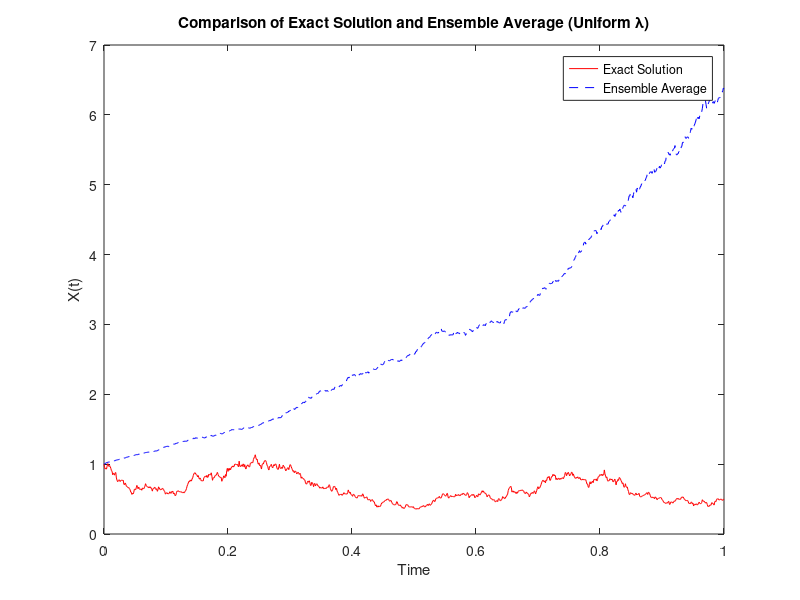

This figure's MATLAB source:
% Parameters
X0 = 1;
T = 1;
N = 1000;
dt = T/N;
num_simulations = 100;
lambda_range = [1.8, 2.1];
mu = 1;

% Time vector
t = linspace(0, T, N+1);

% Exact solution
lambda_exact = 2;
W = [0 cumsum(sqrt(dt)*randn(1, N))]; % Brownian motion
X_exact = X0 * exp((lambda_exact - mu^2 / 2) * t + mu * W);

% Monte Carlo simulation
X_ensemble = zeros(num_simulations, N+1);
for j = 1:num_simulations
    lambda = rand() * (lambda_range(2) - lambda_range(1)) + lambda_range(1);
    W = [0 cumsum(sqrt(dt)*randn(1, N))]; % Brownian motion for each simulation
    X = zeros(1, N+1);
    X(1) = X0;
    for i = 1:N
        X(i+1) = X(i) + lambda * X(i) * dt + mu * X(i) * (W(i+1) - W(i));
    end
    X_ensemble(j, :) = X;
end

% Ensemble average
X_avg = mean(X_ensemble);

% Plot results
figure;
plot(t, X_exact, 'r', 'DisplayName', 'Exact Solution');
hold on;
plot(t, X_avg, 'b--', 'DisplayName', 'Ensemble Average');
xlabel('Time');
ylabel('X(t)');
legend;
title('Comparison of Exact Solution and Ensemble Average (Uniform \lambda)');
